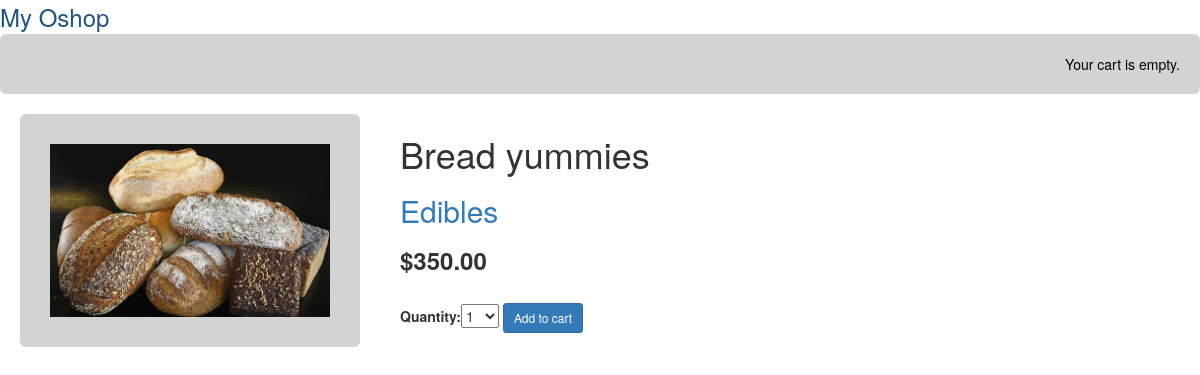
The app's page /10/bread-yummies/ with its own data.
### oshop/models.py (models this page shows, shortened)
class Product(models.Model):
    category = models.ForeignKey(Category,related_name='products',on_delete=models.CASCADE)
    name = models.CharField(max_length=200, db_index=True)
    slug = models.SlugField(max_length=200, db_index=True)
    image = models.ImageField(upload_to='products/%Y/%m/%d',blank=True)
    description = models.TextField(blank=True)
    price = models.DecimalField(max_digits=10, decimal_places=2)
    available = models.BooleanField(default=True)
    created = models.DateTimeField(auto_now_add=True)
    updated = models.DateTimeField(auto_now=True)
    class Meta:
        ordering = ('name',)
        index_together = (('id', 'slug'),)

class Category(models.Model):
    name = models.CharField(max_length=200,
    db_index=True)
    slug = models.SlugField(max_length=200, unique=True)
    class Meta:
        ordering = ('name',)
        verbose_name = 'category'
        verbose_name_plural = 'categories'
    def __str__(self):
        return self.name
    def get_absolute_url(self):
        return reverse('oshop:product_list_by_category',args=[self.slug])

### oshop/views.py (the view)
# urls.py: path('<int:id>/<slug:slug>/', views.product_detail,name='product_detail'),
def product_detail(request, id, slug):
    product = get_object_or_404(Product,
                                id=id,
                                slug=slug,available=True)
    cart_product_form = CartAddProductForm()
    return render(request,
                    'oshop/product/detail.html',
                    {'product': product,
                    'cart_product_form': cart_product_form})

### cart/forms.py
class CartAddProductForm(forms.Form):
    quantity = forms.TypedChoiceField(choices=PRODUCT_QUANTITY_CHOICES,coerce=int)
    update = forms.BooleanField(required=False, initial=False, widget=forms.HiddenInput)

### cart/cart.py (called while the page is built)
    def __len__(self):
        return sum(item['quantity'] for item in self.cart.values())

### cart/context_processors.py (called while the page is built)
def cart(request):
    return {'cart': Cart(request)}

### oshop/templates/oshop/product/detail.html (shortened to what this page needs)
{% extends "oshop/base.html" %}
{% load static %}
{% load crispy_forms_tags %}
{% block content %}
<div class="product-detail">
<img src="{% if product.image %}{{ product.image.url }}{% else %}
{% static "img/no_image2.png" %}{% endif %}">
</div>
<div class="details">
    <h1>{{ product.name }}</h1>
    <h2><a href="{{ product.category.get_absolute_url }}">{{product.category }}</a></h2>
    <h3 class="price"><b> ${{ product.price }} </b></h3><br>
    <form action="{% url "cart:cart_add" product.id %}" method="post">
            {{ cart_product_form }}
            <input type="submit" value="Add to cart" class="btn btn-sm btn-primary">
    </form>
</div>
{% endblock %}

### oshop/static/bs3/css/main.css (style rules this page uses)
.product-detail { margin:20px; height:60%; width:340px; float:left; background-color:lightgrey; padding:30px; border-radius:6px; }
.product-detail img { width:100%; height: 100%; }
.details { float:left; width:450px; padding:20px; }

### records on screen
Product: image (picture), name "Bread yummies", category "Edibles", price "350.00"
